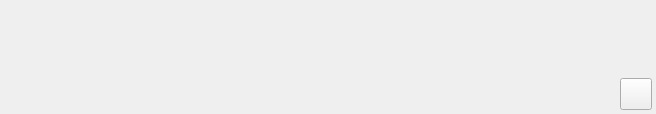
<?xml version="1.0" encoding="UTF-8"?>
<ui version="4.0">
 <class>PerspectiveItemData</class>
 <widget class="QWidget" name="PerspectiveItemData">
  <property name="geometry">
   <rect>
    <x>0</x>
    <y>0</y>
    <width>656</width>
    <height>114</height>
   </rect>
  </property>
  <property name="sizePolicy">
   <sizepolicy hsizetype="Expanding" vsizetype="Maximum">
    <horstretch>0</horstretch>
    <verstretch>0</verstretch>
   </sizepolicy>
  </property>
  <property name="focusPolicy">
   <enum>Qt::ClickFocus</enum>
  </property>
  <layout class="QHBoxLayout" name="horizontalLayout">
   <property name="margin">
    <number>0</number>
   </property>
   <item>
    <widget class="QFrame" name="frame">
     <property name="focusPolicy">
      <enum>Qt::NoFocus</enum>
     </property>
     <property name="styleSheet">
      <string notr="true">#frame[highlighted = &quot;false&quot;] {
background-color: qlineargradient(spread:pad, x1:0, y1:0, x2:0, y2:1, stop:0 rgba(245, 245, 245, 255), stop:1 rgba(225,225,225, 255));
border: 1px solid #C9C9C9;
}
#frame[highlighted = &quot;true&quot;] {
background-color: qlineargradient(spread:pad, x1:0, y1:0, x2:0, y2:1, stop:0 rgba(215, 215, 215, 205), stop:1 rgba(195,195,195, 255));;
border: 1px solid #C9C9C9;
}</string>
     </property>
     <property name="frameShape">
      <enum>QFrame::NoFrame</enum>
     </property>
     <property name="frameShadow">
      <enum>QFrame::Plain</enum>
     </property>
     <property name="highlighted" stdset="0">
      <bool>false</bool>
     </property>
     <layout class="QHBoxLayout" name="horizontalLayout_3">
      <property name="spacing">
       <number>6</number>
      </property>
      <property name="margin">
       <number>4</number>
      </property>
      <item>
       <widget class="QLabel" name="icon">
        <property name="minimumSize">
         <size>
          <width>48</width>
          <height>48</height>
         </size>
        </property>
        <property name="maximumSize">
         <size>
          <width>48</width>
          <height>48</height>
         </size>
        </property>
        <property name="text">
         <string/>
        </property>
        <property name="scaledContents">
         <bool>true</bool>
        </property>
       </widget>
      </item>
      <item>
       <layout class="QVBoxLayout" name="verticalLayout">
        <item>
         <widget class="QLabel" name="name">
          <property name="sizePolicy">
           <sizepolicy hsizetype="Expanding" vsizetype="Maximum">
            <horstretch>0</horstretch>
            <verstretch>0</verstretch>
           </sizepolicy>
          </property>
          <property name="styleSheet">
           <string notr="true">font: bold;
font-size: 15px;</string>
          </property>
          <property name="alignment">
           <set>Qt::AlignHCenter|Qt::AlignTop</set>
          </property>
          <property name="margin">
           <number>5</number>
          </property>
         </widget>
        </item>
        <item>
         <widget class="QLabel" name="description">
          <property name="sizePolicy">
           <sizepolicy hsizetype="Preferred" vsizetype="Expanding">
            <horstretch>0</horstretch>
            <verstretch>0</verstretch>
           </sizepolicy>
          </property>
          <property name="styleSheet">
           <string notr="true">color: #292929;</string>
          </property>
          <property name="alignment">
           <set>Qt::AlignCenter</set>
          </property>
          <property name="wordWrap">
           <bool>true</bool>
          </property>
         </widget>
        </item>
       </layout>
      </item>
      <item>
       <layout class="QVBoxLayout" name="verticalLayout_3">
        <item>
         <spacer name="verticalSpacer">
          <property name="orientation">
           <enum>Qt::Vertical</enum>
          </property>
          <property name="sizeHint" stdset="0">
           <size>
            <width>20</width>
            <height>40</height>
           </size>
          </property>
         </spacer>
        </item>
        <item>
         <widget class="QPushButton" name="runButton">
          <property name="minimumSize">
           <size>
            <width>32</width>
            <height>32</height>
           </size>
          </property>
          <property name="maximumSize">
           <size>
            <width>32</width>
            <height>32</height>
           </size>
          </property>
          <property name="toolTip">
           <string>Open perspective</string>
          </property>
          <property name="text">
           <string/>
          </property>
          <property name="icon">
           <iconset resource="../../../library/talipot-gui/resources/TalipotGUIResource.qrc">
            <normaloff>:/talipot/gui/icons/22/start.png</normaloff>:/talipot/gui/icons/22/start.png</iconset>
          </property>
          <property name="iconSize">
           <size>
            <width>16</width>
            <height>16</height>
           </size>
          </property>
          </widget>
        </item>
       </layout>
      </item>
     </layout>
    </widget>
   </item>
  </layout>
 </widget>
 <resources>
  <include location="../resources/TalipotAgent.qrc"/>
  <include location="../../../library/talipot-gui/resources/TalipotGUIResource.qrc"/>
 </resources>
 <connections>
  <connection>
   <sender>runButton</sender>
   <signal>clicked()</signal>
   <receiver>PerspectiveItemData</receiver>
   <slot>run()</slot>
   <hints>
    <hint type="sourcelabel">
     <x>633</x>
     <y>91</y>
    </hint>
    <hint type="destinationlabel">
     <x>327</x>
     <y>56</y>
    </hint>
   </hints>
  </connection>
 </connections>
 <slots>
  <slot>run()</slot>
 </slots>
</ui>
